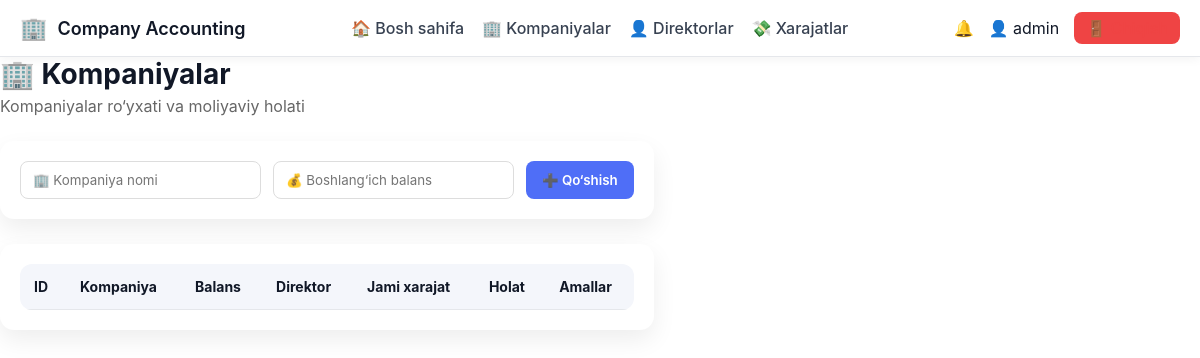
The app's page /admin/companies (signed in), older data.
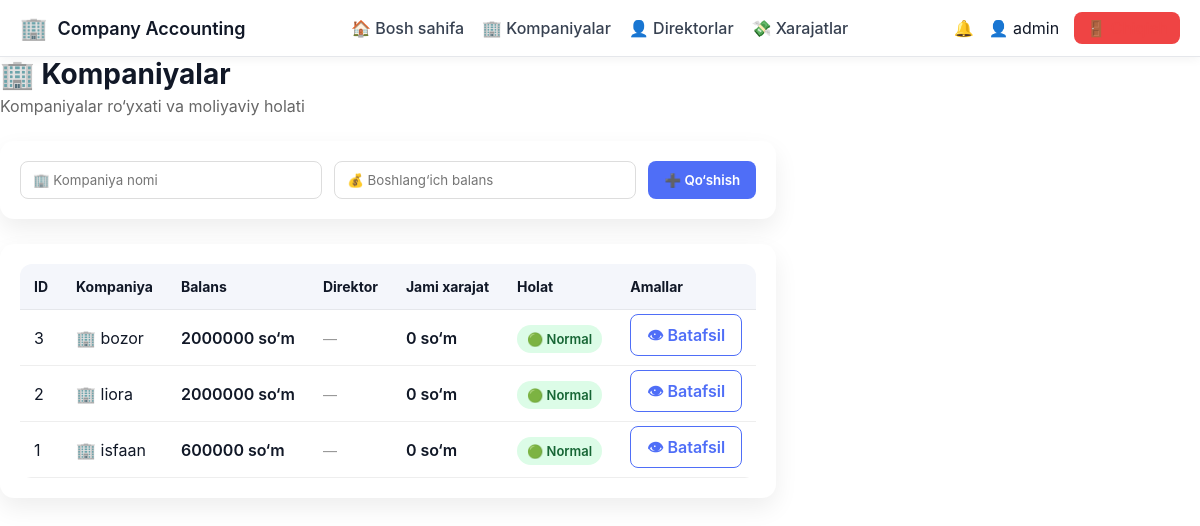
The same page, newer data.
### tables this page shows
CREATE TABLE companies (
        id INTEGER PRIMARY KEY AUTOINCREMENT,
        name TEXT,
        balance INTEGER DEFAULT 0,
        created_at TEXT
    );

### app.py (the view, shortened to what this page needs)
@app.route("/admin/companies", methods=["GET", "POST"])
def admin_companies():
    if session.get("role") != "admin":
        return "Ruxsat yo‘q ❌"
    conn = sqlite3.connect("users.db")
    conn.row_factory = sqlite3.Row   # ⭐ MUHIM
    c = conn.cursor()
    c.execute("""
        SELECT
            c.id,
            c.name,
            c.balance,
            u.username AS director,
            IFNULL(SUM(e.amount), 0) AS total_expense
        FROM companies c
        LEFT JOIN users u ON u.company_id = c.id AND u.role = 'director'
        LEFT JOIN expenses e ON e.company_id = c.id
        GROUP BY c.id
        ORDER BY c.id DESC
    """)
    companies = c.fetchall()
    conn.close()
    return render_template(
        "admin_companies.html",
        companies=companies
    )

### app.py (called while the page is built)
@app.context_processor
def inject_notifications():
    return {
        "notifications": [],
        "last_expense": session.get("last_expense")
    }

### templates/admin_companies.html (shortened to what this page needs)
<!DOCTYPE html>
<html lang="uz">
<head>
    <link rel="stylesheet" href="{{ url_for('static', filename='style.css') }}">
</head>
<body>
{% include "navbar.html" %}
<div class="layout">
    <main class="main">
        <div class="page-header">
    <h1>🏢 Kompaniyalar</h1>
    <p>Kompaniyalar ro‘yxati va moliyaviy holati</p>
</div>
<div class="card form-card">
    <form method="POST" class="add-form">
        <input type="text" name="name" placeholder="🏢 Kompaniya nomi" required>
        <input type="number" name="balance" placeholder="💰 Boshlang‘ich balans" required>
        <button type="submit" class="btn primary">➕ Qo‘shish</button>
    </form>
</div>
<div class="card">
    <table class="modern-table">
        <thead>
            <tr>
                <th>ID</th>
                <th>Kompaniya</th>
                <th>Balans</th>
                <th>Direktor</th>
                <th>Jami xarajat</th>
                <th>Holat</th>
                <th>Amallar</th>
            </tr>
        </thead>
        <tbody>
            {% for c in companies %}
            <tr>
                <td>{{ c.id }}</td>
                <td class="company-name">
                    🏢 {{ c.name }}
                </td>
                <td class="money">{{ c.balance }} so‘m</td>
                <td>
                    {% if c.director %}
                        👤 {{ c.director }}
                    {% else %}
                        <span class="muted">—</span>
                    {% endif %}
                </td>
                <td class="money">{{ c.total_expense }} so‘m</td>
                <td>
                    {% if c.balance <= 0 %}
                        <span class="badge danger">🔴 Xavfli</span>
                    {% else %}
                        <span class="badge success">🟢 Normal</span>
                    {% endif %}
                </td>
                <td>
                    <a href="{{ url_for('admin_company_detail', company_id=c.id) }}"
                       class="btn outline">👁 Batafsil</a>
                </td>
            </tr>
            {% endfor %}
        </tbody>
    </table>
</div>
    </main>
</div>
</body>
</html>

### templates/navbar.html (shortened to what this page needs)
<nav class="navbar">
    <div class="nav-left">
        <span class="logo">🏢</span>
        <span class="brand">Company Accounting</span>
    </div>
    <div class="nav-center" id="navMenu">
        <a href="{{ url_for('dashboard') }}">🏠 Bosh sahifa</a>
        {% if session.get("role") == "admin" %}
            <a href="{{ url_for('admin_companies') }}">🏢 Kompaniyalar</a>
            <a href="{{ url_for('admin_directors') }}">👤 Direktorlar</a>
            <a href="{{ url_for('admin_expenses') }}">💸 Xarajatlar</a>
        {% else %}
            <a href="{{ url_for('expenses') }}">💸 Xarajatlarim</a>
        {% endif %}
    </div>
    <div class="nav-right">
        <span class="icon">🔔</span>
        <span class="user">👤 {{ session.get("user") }}</span>
        <a href="{{ url_for('logout') }}" class="logout">🚪 Chiqish</a>
    </div>
</nav>

### static/style.css (style rules this page uses)
:root { --primary: #2563eb; --secondary: #1e293b; --bg: #f1f5f9; --card: #ffffff; --success: #16a34a; --danger: #dc2626; --text: #0f172a; }
* { margin: 0; padding: 0; box-sizing: border-box; font-family: Inter, Arial, sans-serif; }
body { background: var(--bg); color: var(--text); }
.layout { display: flex; min-height: calc(100vh - 60px); }
.card { background: var(--card); padding: 20px; border-radius: 14px; box-shadow: 0 10px 25px rgba(0,0,0,.05); }
table { width: 100%; border-collapse: collapse; background: white; border-radius: 12px; overflow: hidden; }
th, td { padding: 14px; border-bottom: 1px solid #e5e7eb; }
th { background: #f8fafc; text-align: left; font-size: 14px; }
button { background: var(--primary); color: white; border: none; padding: 10px 16px; border-radius: 8px; cursor: pointer; }
:root { --bg: #f5f7fb; --card: #ffffff; --text: #111827; --sidebar: #ffffff; --primary: #4f46e5; }
.card { background: var(--card); }
a { color: var(--primary); }
.navbar { background: var(--bg); color: var(--text); padding: 12px 20px; display: flex; justify-content: space-between; align-items: center; border-bottom: 1px solid #e5e7eb; }
.brand { font-weight: bold; font-size: 18px; }
.nav-right { display: flex; align-items: center; gap: 12px; }
:root { --bg: #ffffff; --text: #111827; }
.muted { color: #777; font-size: 14px; }
.page-header { margin-bottom: 25px; }
.page-header h1 { margin: 0; font-size: 28px; }
.page-header p { color: #666; margin-top: 5px; }
.card { background: #fff; border-radius: 14px; padding: 20px; margin-bottom: 25px; box-shadow: 0 10px 25px rgba(0,0,0,.07); }
.form-card { display: flex; justify-content: space-between; }
.add-form { display: flex; gap: 12px; width: 100%; }
.add-form input { flex: 1; padding: 10px 12px; border-radius: 8px; border: 1px solid #ddd; }
.btn { padding: 10px 16px; border-radius: 8px; text-decoration: none; font-weight: 600; cursor: pointer; }
.btn.primary { background: #4f6ef7; color: white; border: none; }
.btn.outline { border: 1px solid #4f6ef7; color: #4f6ef7; }
.modern-table { width: 100%; border-collapse: collapse; }
.modern-table th { background: #f4f6fb; padding: 14px; text-align: left; font-size: 14px; }
.modern-table td { padding: 14px; border-bottom: 1px solid #eee; }
.money { font-weight: 600; }
.badge { padding: 6px 10px; border-radius: 999px; font-size: 13px; font-weight: 600; }
.badge.success { background: #dcfce7; color: #166534; }
.muted { color: #999; }
.navbar { display: flex; align-items: center; justify-content: space-between; padding: 14px 24px; background: white; border-bottom: 1px solid #e5e7eb; box-shadow: 0 4px 10px rgba(0,0,0,.04); position: sticky; top: 0; z-index: 100; }
.nav-left { display: flex; align-items: center; gap: 10px; }
.brand { font-weight: 700; font-size: 18px; }
.nav-center { display: flex; gap: 20px; }
.nav-center a { text-decoration: none; color: #374151; font-weight: 500; }
.nav-right { display: flex; align-items: center; gap: 14px; }
.logout { background: #ef4444; color: white; padding: 6px 12px; border-radius: 8px; text-decoration: none; }
.navbar { display: flex; align-items: center; justify-content: space-between; background: #ffffff; padding: 12px 20px; box-shadow: 0 2px 10px rgba(0,0,0,.05); position: sticky; top: 0; z-index: 1000; }
.logo { font-size: 22px; }
.brand { font-weight: 600; font-size: 18px; }
.nav-center { display: flex; gap: 18px; }
.nav-right { display: flex; align-items: center; gap: 15px; }
.logout { text-decoration: none; color: #ef4444; font-weight: 500; }

Row changes from the older to the newer data that the page shows:
added companies: id "3", name "bozor", balance "2000000", total_expense "0", shows "🟢 Normal"
added companies: id "2", name "liora", balance "2000000", total_expense "0", shows "🟢 Normal"
added companies: id "1", name "isfaan", balance "600000", total_expense "0", shows "🟢 Normal"
